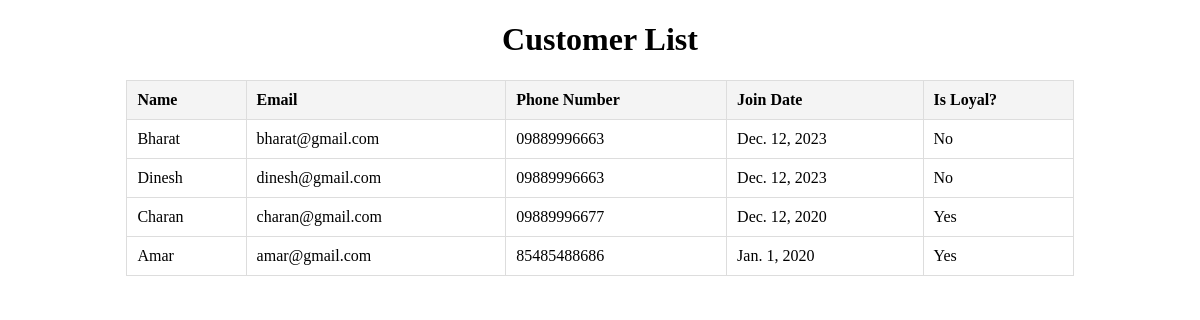
/people/customers/, run on the app's committed database.
### people/models.py (models this page shows, shortened)
class Person(models.Model):
    name = models.CharField(max_length=100)
    email = models.EmailField(unique=True)
    phone_number = models.CharField(max_length=15)
    date_of_birth = models.DateField()
    class Meta:
        abstract = True

class Customer(Person):
    customer_id = models.CharField(max_length=10, unique=True)
    join_date = models.DateField()

### people/views.py (the view)
# urls.py: path('customers/', views.CustomerProxyView.as_view(), name='customer_list'),
class CustomerProxyView(ListView):
    model = CustomerProxy
    template_name = 'people/customer_list.html'
    context_object_name = 'customers'

### people/models.py (called while the page is built)
    def is_loyal(self):
        from datetime import date
        return (date.today() - self.join_date).days > 3 * 365

### people/templates/people/customer_list.html (shortened to what this page needs)
<!DOCTYPE html>
<html lang="en">
<head>
</head>
<body>
    <h1 style="text-align: center;">Customer List</h1>
    <table>
        <thead>
            <tr>
                <th>Name</th>
                <th>Email</th>
                <th>Phone Number</th>
                <th>Join Date</th>
                <th>Is Loyal?</th>
            </tr>
        </thead>
        <tbody>
            {% for customer in customers %}
            <tr>
                <td>{{ customer.name }}</td>
                <td>{{ customer.email }}</td>
                <td>{{ customer.phone_number }}</td>
                <td>{{ customer.join_date }}</td>
                <td>{% if customer.is_loyal %}Yes{% else %}No{% endif %}</td>
            </tr>
            {% endfor %}
        </tbody>
    </table>
</body>
</html>

### people/templates/people/customer_list.html (style rules this page uses)
table { width: 80%; margin: 0 auto; border-collapse: collapse; }
th, td { padding: 10px; text-align: left; border: 1px solid #ddd; }
th { background-color: #f4f4f4; }

### data on the page
Customer: name "Bharat", email "bharat@gmail.com", phone_number "09889996663", join_date "Dec. 12, 2023", shows "No"
Customer: name "Dinesh", email "dinesh@gmail.com", phone_number "09889996663", join_date "Dec. 12, 2023", shows "No"
Customer: name "Charan", email "charan@gmail.com", phone_number "09889996677", join_date "Dec. 12, 2020", shows "Yes"
Customer: name "Amar", email "amar@gmail.com", phone_number "85485488686", join_date "Jan. 1, 2020", shows "Yes"
